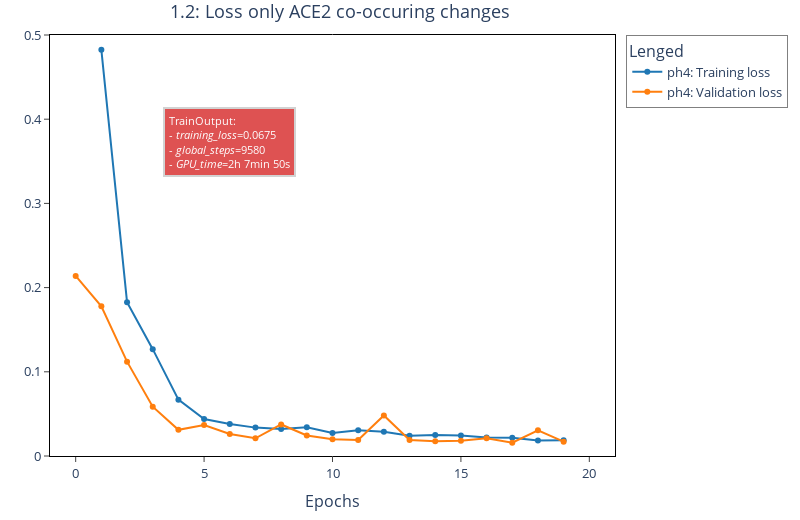

This figure's notebook cell:
### Code cell
import plotly.graph_objects as go
import plotly.tools as tls
from plotly.offline import plot, iplot, init_notebook_mode
from plotly.validators.scatter.marker import SymbolValidator
from IPython.core.display import display, HTML

# Add plotly 
init_notebook_mode(connected = True)
config={'showLink': False, 'displayModeBar': False}


# Load fancy colors
tableau20 = [(31, 119, 180), (174, 199, 232), (255, 127, 14), (255, 187, 120),  
             (44, 160, 44), (152, 223, 138), (214, 39, 40), (255, 152, 150),  
             (148, 103, 189), (197, 176, 213), (140, 86, 75), (196, 156, 148),  
             (227, 119, 194), (247, 182, 210), (127, 127, 127), (199, 199, 199),  
(188, 189, 34), (219, 219, 141), (23, 190, 207), (158, 218, 229)]


# Define labels lists (just in case)
x_values = list(range(0, 21))

y_values = [None,
            0.48240,
            0.18270,
            0.12690,
            0.06690,
            0.04400,
            0.03790,
            0.03370,
            0.03200,
            0.03420,
            0.02730,
            0.03050,
            0.02890,
            0.02400,
            0.02500,
            0.02440,
            0.02200,
            0.02170,
            0.01830,
            0.01860]

y_values2 = [   0.213829,
                0.177829,
                0.112041,
                0.058564,
                0.031061,
                0.036757,
                0.026109,
                0.021049,
                0.037437,
                0.024297,
                0.020015,
                0.018960,
                0.048127,
                0.018937,
                0.017491,
                0.018087,
                0.021170,
                0.015726,
                0.030584,
                0.017050]        

figb = go.Figure()


figb.add_trace(go.Scatter(x=x_values, 
                          y=y_values, 
                          mode='lines+markers',
                          showlegend = True, 
                          name= 'ph4: Training loss',
                          hovertemplate  = "Epoch: %{x}<br>Training loss: %{y}",
                          marker_color="rgb"+str(tableau20[0])))

figb.add_trace(go.Scatter(x=x_values, 
                          y=y_values2, 
                          mode='lines+markers',
                          showlegend = True, 
                          name= 'ph4: Validation loss',
                          hovertemplate  = "Epoch: %{x}<br>Training loss: %{y}",
                          marker_color="rgb"+str(tableau20[2])))

figb.add_annotation(
                     x=0.2,
                     y=0.83,
            xref="paper",
        yref="paper",
        text="TrainOutput:<br>- <i>training_loss</i>=0.0675<br>- <i>global_steps</i>=9580 <br>- <i>GPU_time</i>=2h 7min 50s",
        showarrow=False,
        font=dict(size=11,
            color="#ffffff"
            ),
        align="left",
        bordercolor="#c7c7c7",
        borderwidth=2,
        borderpad=4,
        bgcolor="rgb"+str(tableau20[6]),
        opacity=0.8
        )

figb.update_layout(title = '1.2: Loss only ACE2 co-occuring changes',
                  title_x = 0.425, 
                  legend=dict(title='Lenged',
                              orientation = 'v',
                              bordercolor="Gray",
                              borderwidth=1),
                  xaxis_title='Epochs',
                  xaxis=dict(range=[-1,21], 
                             mirror=True,
                             ticks='outside',
                             showline=True,
                             linecolor='#000',
                             tickvals = list(range(0, 21, 5)),
                             tickfont = dict(size=13)),
                  yaxis=dict(range=[0,0.5], 
                             mirror=True,
                             ticks='outside', 
                             showline=True, 
                             linecolor='#000',
                             tickfont = dict(size=13)),
                  plot_bgcolor='#fff', 
                  width = 800, 
                  height = 520,
                  font = dict(size = 13),
                  margin=go.layout.Margin(l=50,
                                         r=50,
                                         b=60,
                                        t=35))
# Plot figure
# For jupyter-book rendering --=-- jupyter-lab
# plot(figb, filename = 'new-fig.html', config = config)
# display(HTML('new-fig.html'))
# For local jupyter notebook --== binder session
iplot(figb,config=config)

### Figure 1 — Plotly figure (JSON) as saved in the notebook; plotly's stock layout.template omitted (floating-point values rounded to 4 significant figures)
{"data": [{"hovertemplate": "Epoch: %{x}<br>Training loss: %{y}", "marker": {"color": "rgb(31, 119, 180)"}, "mode": "lines+markers", "name": "ph4: Training loss", "showlegend": true, "type": "scatter", "x": [0, 1, 2, 3, 4, 5, 6, 7, 8, 9, 10, 11, 12, 13, 14, 15, 16, 17, 18, 19, 20], "y": [null, 0.4824, 0.1827, 0.1269, 0.0669, 0.044, 0.0379, 0.0337, 0.032, 0.0342, 0.0273, 0.0305, 0.0289, 0.024, 0.025, 0.0244, 0.022, 0.0217, 0.0183, 0.0186]}, {"hovertemplate": "Epoch: %{x}<br>Training loss: %{y}", "marker": {"color": "rgb(255, 127, 14)"}, "mode": "lines+markers", "name": "ph4: Validation loss", "showlegend": true, "type": "scatter", "x": [0, 1, 2, 3, 4, 5, 6, 7, 8, 9, 10, 11, 12, 13, 14, 15, 16, 17, 18, 19, 20], "y": [0.2138, 0.1778, 0.112, 0.05856, 0.03106, 0.03676, 0.02611, 0.02105, 0.03744, 0.0243, 0.02002, 0.01896, 0.04813, 0.01894, 0.01749, 0.01809, 0.02117, 0.01573, 0.03058, 0.01705]}], "layout": {"annotations": [{"align": "left", "bgcolor": "rgb(214, 39, 40)", "bordercolor": "#c7c7c7", "borderpad": 4, "borderwidth": 2, "font": {"color": "#ffffff", "size": 11}, "opacity": 0.8, "showarrow": false, "text": "TrainOutput:<br>- <i>training_loss</i>=0.0675<br>- <i>global_steps</i>=9580 <br>- <i>GPU_time</i>=2h 7min 50s", "x": 0.2, "xref": "paper", "y": 0.83, "yref": "paper"}], "font": {"size": 13}, "height": 520, "legend": {"bordercolor": "Gray", "borderwidth": 1, "orientation": "v", "title": {"text": "Lenged"}}, "margin": {"b": 60, "l": 50, "r": 50, "t": 35}, "plot_bgcolor": "#fff", "title": {"text": "1.2: Loss only ACE2 co-occuring changes", "x": 0.425}, "width": 800, "xaxis": {"linecolor": "#000", "mirror": true, "range": [-1, 21], "showline": true, "tickfont": {"size": 13}, "ticks": "outside", "tickvals": [0, 5, 10, 15, 20], "title": {"text": "Epochs"}}, "yaxis": {"linecolor": "#000", "mirror": true, "range": [0, 0.5], "showline": true, "tickfont": {"size": 13}, "ticks": "outside"}}}
